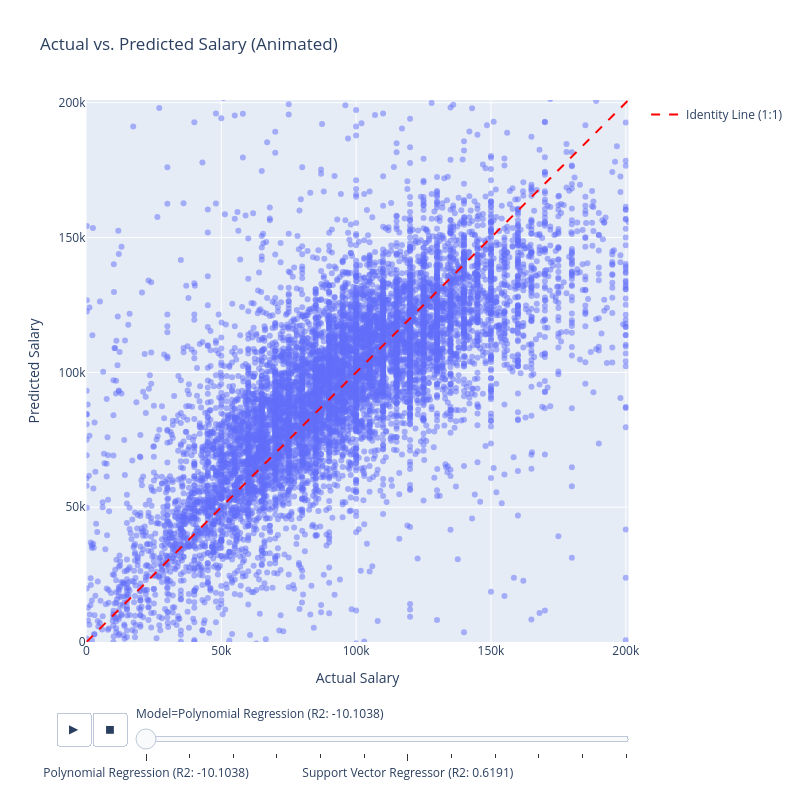

The notebook cell saved with this chart:
### Markdown cell above
## Step 6: Describe And Interpret The Model

### Code cell
# 6.1.1
plot_data = []
for model_name, results in cv_results.items():
    y_pred = results['y_pred']
    r2 = results['R2']  
    for actual, predicted in zip(y_train['SalaryUSD'].values, y_pred):
        plot_data.append({
            'Actual Salary': actual,
            'Predicted Salary': predicted,
            'Model': f'{model_name} (R2: {r2:.4f})'  
        })

plot_df = pd.DataFrame(plot_data)

min_val = min(plot_df['Actual Salary'].min(), plot_df['Actual Salary'].min())
max_val = max(plot_df['Actual Salary'].max(), plot_df['Actual Salary'].max())

fig = px.scatter(
    plot_df,
    x='Actual Salary',
    y='Predicted Salary',
    animation_frame='Model',
    title='Actual vs. Predicted Salary (Animated)',
    opacity=0.5,
    size_max=1,
    range_x=[min_val, max_val],
    range_y=[min_val, max_val],
)

fig.add_trace(go.Scatter(x=[min_val, max_val], y=[min_val, max_val], mode='lines',
                         line=dict(color='red', dash='dash'), name='Identity Line (1:1)'))

fig.update_yaxes(scaleanchor='x', scaleratio=1)
fig.update_layout(
    yaxis=dict(
        scaleanchor='x',
        scaleratio=1,
    ),
    xaxis=dict(
        constrain='domain',
        scaleanchor='y',
        scaleratio=1
    ),
    width=800,
    height=800
)

fig.show()

### Figure 1 — Plotly figure (JSON) as saved in the notebook; plotly's stock layout.template omitted (floating-point values rounded to 4 significant figures; data arrays with more than 128 entries replaced by an {"elided": "..."} marker saying what was removed)
{"data": [{"hovertemplate": "Model=Polynomial Regression (R2: -10.1038)<br>Actual Salary=%{x}<br>Predicted Salary=%{y}<extra></extra>", "legendgroup": "", "marker": {"color": "#636efa", "opacity": 0.5, "symbol": "circle"}, "mode": "markers", "name": "", "orientation": "v", "showlegend": false, "type": "scatter", "x": {"elided": "9486 float values"}, "xaxis": "x", "y": {"elided": "9486 float values"}, "yaxis": "y"}, {"line": {"color": "red", "dash": "dash"}, "mode": "lines", "name": "Identity Line (1:1)", "type": "scatter", "x": [13, 201000], "y": [13, 201000]}], "layout": {"height": 800, "legend": {"tracegroupgap": 0}, "sliders": [{"active": 0, "currentvalue": {"prefix": "Model="}, "len": 0.9, "pad": {"b": 10, "t": 60}, "steps": [{"args": [["Polynomial Regression (R2: -10.1038)"], {"frame": {"duration": 0, "redraw": false}, "fromcurrent": true, "mode": "immediate", "transition": {"duration": 0, "easing": "linear"}}], "label": "Polynomial Regression (R2: -10.1038)", "method": "animate"}, {"args": [["Decision Tree Regressor (R2: 0.2581)"], {"frame": {"duration": 0, "redraw": false}, "fromcurrent": true, "mode": "immediate", "transition": {"duration": 0, "easing": "linear"}}], "label": "Decision Tree Regressor (R2: 0.2581)", "method": "animate"}, {"args": [["K-Nearest Neighbors Regressor (R2: 0.5082)"], {"frame": {"duration": 0, "redraw": false}, "fromcurrent": true, "mode": "immediate", "transition": {"duration": 0, "easing": "linear"}}], "label": "K-Nearest Neighbors Regressor (R2: 0.5082)", "method": "animate"}, {"args": [["Elastic Net Regression (R2: 0.5897)"], {"frame": {"duration": 0, "redraw": false}, "fromcurrent": true, "mode": "immediate", "transition": {"duration": 0, "easing": "linear"}}], "label": "Elastic Net Regression (R2: 0.5897)", "method": "animate"}, {"args": [["Gradient Boosting Regressor (R2: 0.6193)"], {"frame": {"duration": 0, "redraw": false}, "fromcurrent": true, "mode": "immediate", "transition": {"duration": 0, "easing": "linear"}}], "label": "Gradient Boosting Regressor (R2: 0.6193)", "method": "animate"}, {"args": [["Random Forest Regressor (R2: 0.6305)"], {"frame": {"duration": 0, "redraw": false}, "fromcurrent": true, "mode": "immediate", "transition": {"duration": 0, "easing": "linear"}}], "label": "Random Forest Regressor (R2: 0.6305)", "method": "animate"}, {"args": [["Support Vector Regressor (R2: 0.6191)"], {"frame": {"duration": 0, "redraw": false}, "fromcurrent": true, "mode": "immediate", "transition": {"duration": 0, "easing": "linear"}}], "label": "Support Vector Regressor (R2: 0.6191)", "method": "animate"}, {"args": [["Lasso Regression (R2: 0.6259)"], {"frame": {"duration": 0, "redraw": false}, "fromcurrent": true, "mode": "immediate", "transition": {"duration": 0, "easing": "linear"}}], "label": "Lasso Regression (R2: 0.6259)", "method": "animate"}, {"args": [["Ridge Regression (R2: 0.6269)"], {"frame": {"duration": 0, "redraw": false}, "fromcurrent": true, "mode": "immediate", "transition": {"duration": 0, "easing": "linear"}}], "label": "Ridge Regression (R2: 0.6269)", "method": "animate"}, {"args": [["Bayesian Ridge Regression (R2: 0.6270)"], {"frame": {"duration": 0, "redraw": false}, "fromcurrent": true, "mode": "immediate", "transition": {"duration": 0, "easing": "linear"}}], "label": "Bayesian Ridge Regression (R2: 0.6270)", "method": "animate"}, {"args": [["HistGradientBoostingRegressor (R2: 0.6510)"], {"frame": {"duration": 0, "redraw": false}, "fromcurrent": true, "mode": "immediate", "transition": {"duration": 0, "easing": "linear"}}], "label": "HistGradientBoostingRegressor (R2: 0.6510)", "method": "animate"}, {"args": [["Linear Regression (R2: 0.6294)"], {"frame": {"duration": 0, "redraw": false}, "fromcurrent": true, "mode": "immediate", "transition": {"duration": 0, "easing": "linear"}}], "label": "Linear Regression (R2: 0.6294)", "method": "animate"}], "x": 0.1, "xanchor": "left", "y": 0, "yanchor": "top"}], "title": {"text": "Actual vs. Predicted Salary (Animated)"}, "updatemenus": [{"buttons": [{"args": [null, {"frame": {"duration": 500, "redraw": false}, "fromcurrent": true, "mode": "immediate", "transition": {"duration": 500, "easing": "linear"}}], "label": "&#9654;", "method": "animate"}, {"args": [[null], {"frame": {"duration": 0, "redraw": false}, "fromcurrent": true, "mode": "immediate", "transition": {"duration": 0, "easing": "linear"}}], "label": "&#9724;", "method": "animate"}], "direction": "left", "pad": {"r": 10, "t": 70}, "showactive": false, "type": "buttons", "x": 0.1, "xanchor": "right", "y": 0, "yanchor": "top"}], "width": 800, "xaxis": {"anchor": "y", "constrain": "domain", "domain": [0, 1], "range": [13, 201000], "scaleanchor": "y", "scaleratio": 1, "title": {"text": "Actual Salary"}}, "yaxis": {"anchor": "x", "domain": [0, 1], "range": [13, 201000], "scaleanchor": "x", "scaleratio": 1, "title": {"text": "Predicted Salary"}}}}
